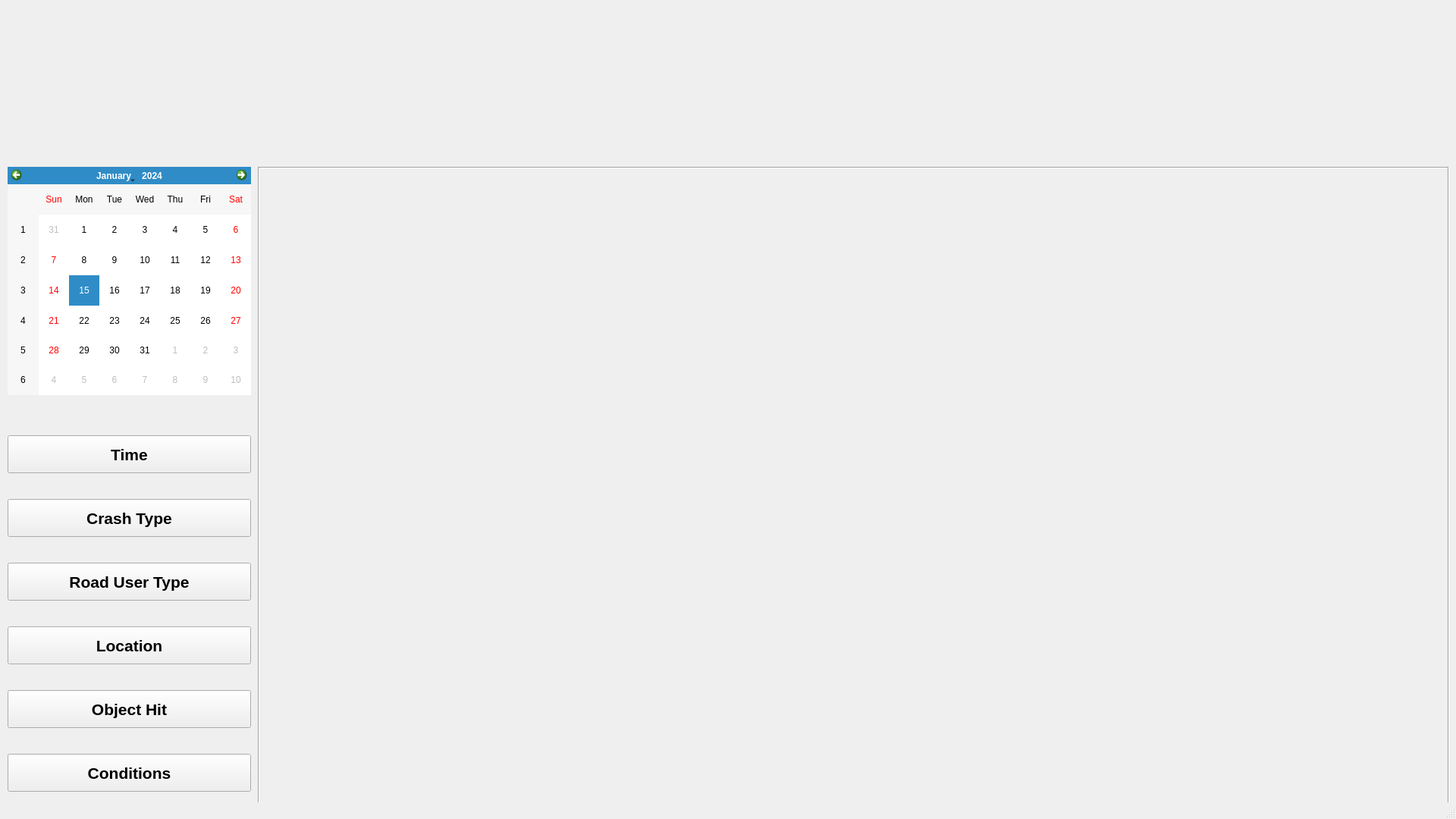
<?xml version="1.0" encoding="UTF-8"?>
<ui version="4.0">
 <class>MainWindow</class>
 <widget class="QMainWindow" name="MainWindow">
  <property name="geometry">
   <rect>
    <x>0</x>
    <y>0</y>
    <width>1920</width>
    <height>1080</height>
   </rect>
  </property>
  <property name="minimumSize">
   <size>
    <width>1920</width>
    <height>1080</height>
   </size>
  </property>
  <property name="windowTitle">
   <string>MainWindow</string>
  </property>
  <property name="autoFillBackground">
   <bool>true</bool>
  </property>
  <widget class="QWidget" name="centralwidget">
   <property name="autoFillBackground">
    <bool>true</bool>
   </property>
   <widget class="QWidget" name="gridLayoutWidget">
    <property name="geometry">
     <rect>
      <x>10</x>
      <y>530</y>
      <width>321</width>
      <height>531</height>
     </rect>
    </property>
    <layout class="QGridLayout" name="gridLayout">
     <item row="2" column="0">
      <widget class="QPushButton" name="road_user_type_btn">
       <property name="enabled">
        <bool>true</bool>
       </property>
       <property name="sizePolicy">
        <sizepolicy hsizetype="Expanding" vsizetype="Expanding">
         <horstretch>0</horstretch>
         <verstretch>0</verstretch>
        </sizepolicy>
       </property>
       <property name="minimumSize">
        <size>
         <width>150</width>
         <height>50</height>
        </size>
       </property>
       <property name="maximumSize">
        <size>
         <width>16777215</width>
         <height>17</height>
        </size>
       </property>
       <property name="font">
        <font>
         <pointsize>16</pointsize>
         <weight>75</weight>
         <bold>true</bold>
        </font>
       </property>
       <property name="text">
        <string>Road User Type</string>
       </property>
      </widget>
     </item>
     <item row="4" column="0">
      <widget class="QPushButton" name="obj_hit_btn">
       <property name="enabled">
        <bool>true</bool>
       </property>
       <property name="sizePolicy">
        <sizepolicy hsizetype="Expanding" vsizetype="Expanding">
         <horstretch>0</horstretch>
         <verstretch>0</verstretch>
        </sizepolicy>
       </property>
       <property name="minimumSize">
        <size>
         <width>150</width>
         <height>50</height>
        </size>
       </property>
       <property name="maximumSize">
        <size>
         <width>16777215</width>
         <height>17</height>
        </size>
       </property>
       <property name="font">
        <font>
         <pointsize>16</pointsize>
         <weight>75</weight>
         <bold>true</bold>
        </font>
       </property>
       <property name="text">
        <string>Object Hit</string>
       </property>
      </widget>
     </item>
     <item row="0" column="0">
      <widget class="QPushButton" name="time_btn">
       <property name="enabled">
        <bool>true</bool>
       </property>
       <property name="sizePolicy">
        <sizepolicy hsizetype="Expanding" vsizetype="Expanding">
         <horstretch>0</horstretch>
         <verstretch>0</verstretch>
        </sizepolicy>
       </property>
       <property name="minimumSize">
        <size>
         <width>150</width>
         <height>50</height>
        </size>
       </property>
       <property name="maximumSize">
        <size>
         <width>16777215</width>
         <height>17</height>
        </size>
       </property>
       <property name="font">
        <font>
         <pointsize>16</pointsize>
         <weight>75</weight>
         <bold>true</bold>
        </font>
       </property>
       <property name="text">
        <string>Time</string>
       </property>
      </widget>
     </item>
     <item row="5" column="0">
      <widget class="QPushButton" name="conditions_btn">
       <property name="enabled">
        <bool>true</bool>
       </property>
       <property name="sizePolicy">
        <sizepolicy hsizetype="Expanding" vsizetype="Expanding">
         <horstretch>0</horstretch>
         <verstretch>0</verstretch>
        </sizepolicy>
       </property>
       <property name="minimumSize">
        <size>
         <width>150</width>
         <height>50</height>
        </size>
       </property>
       <property name="maximumSize">
        <size>
         <width>16777215</width>
         <height>17</height>
        </size>
       </property>
       <property name="font">
        <font>
         <pointsize>16</pointsize>
         <weight>75</weight>
         <bold>true</bold>
        </font>
       </property>
       <property name="text">
        <string>Conditions</string>
       </property>
      </widget>
     </item>
     <item row="3" column="0">
      <widget class="QPushButton" name="location_btn">
       <property name="enabled">
        <bool>true</bool>
       </property>
       <property name="sizePolicy">
        <sizepolicy hsizetype="Expanding" vsizetype="Expanding">
         <horstretch>0</horstretch>
         <verstretch>0</verstretch>
        </sizepolicy>
       </property>
       <property name="minimumSize">
        <size>
         <width>150</width>
         <height>50</height>
        </size>
       </property>
       <property name="maximumSize">
        <size>
         <width>16777215</width>
         <height>17</height>
        </size>
       </property>
       <property name="font">
        <font>
         <pointsize>16</pointsize>
         <weight>75</weight>
         <bold>true</bold>
        </font>
       </property>
       <property name="text">
        <string>Location</string>
       </property>
      </widget>
     </item>
     <item row="1" column="0">
      <widget class="QPushButton" name="crash_type_btn">
       <property name="enabled">
        <bool>true</bool>
       </property>
       <property name="sizePolicy">
        <sizepolicy hsizetype="Expanding" vsizetype="Expanding">
         <horstretch>0</horstretch>
         <verstretch>0</verstretch>
        </sizepolicy>
       </property>
       <property name="minimumSize">
        <size>
         <width>150</width>
         <height>50</height>
        </size>
       </property>
       <property name="maximumSize">
        <size>
         <width>16777215</width>
         <height>17</height>
        </size>
       </property>
       <property name="font">
        <font>
         <pointsize>16</pointsize>
         <weight>75</weight>
         <bold>true</bold>
        </font>
       </property>
       <property name="text">
        <string>Crash Type</string>
       </property>
      </widget>
     </item>
    </layout>
   </widget>
   <widget class="QLabel" name="chart_page">
    <property name="geometry">
     <rect>
      <x>340</x>
      <y>220</y>
      <width>1571</width>
      <height>841</height>
     </rect>
    </property>
    <property name="autoFillBackground">
     <bool>true</bool>
    </property>
    <property name="frameShape">
     <enum>QFrame::Box</enum>
    </property>
    <property name="frameShadow">
     <enum>QFrame::Sunken</enum>
    </property>
    <property name="text">
     <string/>
    </property>
   </widget>
   <widget class="QCalendarWidget" name="calendarWidget">
    <property name="geometry">
     <rect>
      <x>10</x>
      <y>220</y>
      <width>321</width>
      <height>301</height>
     </rect>
    </property>
    <property name="locale">
     <locale language="English" country="UnitedStates"/>
    </property>
   </widget>
   <widget class="QLabel" name="label_2">
    <property name="geometry">
     <rect>
      <x>10</x>
      <y>10</y>
      <width>1901</width>
      <height>201</height>
     </rect>
    </property>
    <property name="autoFillBackground">
     <bool>true</bool>
    </property>
    <property name="text">
     <string/>
    </property>
    <property name="pixmap">
     <pixmap>../images/banner.png</pixmap>
    </property>
    <property name="scaledContents">
     <bool>true</bool>
    </property>
   </widget>
  </widget>
  <widget class="QStatusBar" name="statusbar"/>
 </widget>
 <resources/>
 <connections/>
</ui>
